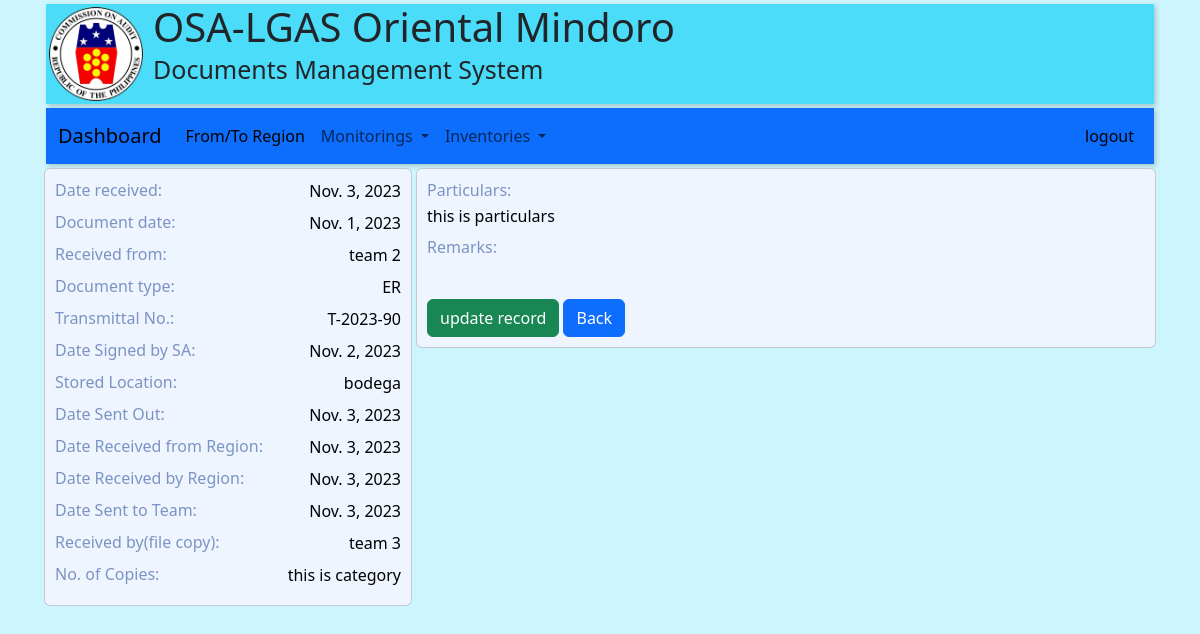
The page /toDetails/1 (signed in) on the database its author committed.
### main/models.py (models this page shows, shortened)
class ToRegion(models.Model):
    created_at = models.DateTimeField(auto_now_add=True)
    date_received = models.DateField(blank=True, null=True)
    received_from =  models.CharField(max_length=50, blank=True, null=True)
    document_type =  models.CharField(max_length=100, blank=True, null=True)
    document_date = models.DateField(blank=True, null=True)
    particulars =  models.TextField(blank=True, null=True)
    copies =  models.TextField(blank=True, null=True)
    date_signed_sa =  models.DateField(blank=True, null=True)
    transmittal_number =  models.CharField(max_length=50, blank=True, null=True)
    date_sent_out =  models.DateField(blank=True, null=True)
    date_received_from_region =  models.DateField(blank=True, null=True)
    date_received_by_region =  models.DateField(blank=True, null=True)
    location_stored =  models.TextField(blank=True, null=True)
    date_sent_to_teams = models.DateField(blank=True, null=True)
    received_by_team = models.CharField(max_length=50, blank=True, null=True)
    remarks = models.TextField(blank=True, null=True)

### main/views.py (the view)
# urls.py: path('toDetails/<int:pk>', views.toDetails, name='toDetails'),
def toDetails(request, pk):
    if request.user.is_authenticated:
        toDetails = get_object_or_404(ToRegion, pk=pk)
        context = {'toDetails': toDetails}
        return render(request,'toDetails.html', context)

### main/templates/toDetails.html (shortened to what this page needs)
{% extends "base.html" %}
{%block content%}
{% if user.is_authenticated %}
<div class="row gx-1" style=" margin: 0px 0px 0px 0px;">
    <div class="col-md-4">
        <div class="card text-black" style="background-color: #EEF5FF; padding: 10px;" id="leftBarMajor">
            <div class="row">
                <div class="col-md-12">
                    <div class="d-flex flex-column">
                        <div class="d-flex justify-content-between mb-1">
                            <h6 class="card-subtitle mb-1 text-muted" style="color: #7C93C3 !important; margin: 2px 0px 0px 0px;">Date received:</h6>
                            <p class="card-text mb-1" style=" margin: 0px 0px 0px 0px;">{{toDetails.date_received}}</p>
                        </div>
                        <div class="d-flex justify-content-between mb-1">
                            <h6 class="card-subtitle mb-1 text-muted" style=" color: #7C93C3 !important; margin: 2px 0px 0px 0px;">Document date:</h6>
                            <p class="card-text mb-1" style=" margin: 0px;">{{toDetails.document_date}}</p>
                        </div>
                        <div class="d-flex justify-content-between mb-1">
                            <h6 class="card-subtitle mb-1 text-muted" style=" color: #7C93C3 !important; margin: 2px 0px 0px 0px;">Received from:</h6>
                            <p class="card-text mb-1" style=" margin: 0px;">{{toDetails.received_from}}</p>
                        </div>
                        <div class="d-flex justify-content-between mb-1">
                            <h6 class="card-subtitle mb-1 text-muted" style=" color: #7C93C3 !important; margin: 2px 0px 0px 0px;">Document type:</h6>
                            <p class="card-text mb-1" style=" margin: 0px;">{{toDetails.document_type}}</p>
                        </div>
                        <div class="d-flex justify-content-between mb-1">
                            <h6 class="card-subtitle mb-1 text-muted" style=" color: #7C93C3 !important; margin: 2px 0px 0px 0px;">Transmittal No.:</h6>
                            <p class="card-text mb-1" style=" margin: 0px;">{{toDetails.transmittal_number}}</p>
                        </div>
                        <div class="d-flex justify-content-between mb-1">
                            <h6 class="card-subtitle mb-1 text-muted" style=" color: #7C93C3 !important; margin: 2px 0px 0px 0px;">Date Signed by SA:</h6>
                            <p class="card-text mb-1" style=" margin: 0px;">{{toDetails.date_signed_sa}}</p>
                        </div>
                        <div class="d-flex justify-content-between mb-1">
                            <h6 class="card-subtitle mb-1 text-muted" style=" color: #7C93C3 !important; margin: 2px 0px 0px 0px;">Stored Location:</h6>
                            <p class="card-text mb-1" style=" margin: 0px;">{{toDetails.location_stored}}</p>
                        </div>
                        <div class="d-flex justify-content-between mb-1">
                            <h6 class="card-subtitle mb-1 text-muted" style=" color: #7C93C3 !important; margin: 2px 0px 0px 0px;">Date Sent Out:</h6>
                            <p class="card-text mb-1" style=" margin: 0px;">{{toDetails.date_sent_out}}</p>
                        </div>
                        <div class="d-flex justify-content-between mb-1">
                            <h6 class="card-subtitle mb-1 text-muted" style=" color: #7C93C3 !important; margin: 2px 0px 0px 0px;">Date Received from Region:</h6>
                            <p class="card-text mb-1" style=" margin: 0px;">{{toDetails.date_received_from_region}}</p>
                        </div>
                        <div class="d-flex justify-content-between mb-1">
                            <h6 class="card-subtitle mb-1 text-muted" style=" color: #7C93C3 !important; margin: 2px 0px 0px 0px;">Date Received by Region:</h6>
                            <p class="card-text mb-1" style=" margin: 0px;">{{toDetails.date_received_by_region}}</p>
                        </div>
                        <div class="d-flex justify-content-between mb-1">
                            <h6 class="card-subtitle mb-1 text-muted" style=" color: #7C93C3 !important; margin: 2px 0px 0px 0px;">Date Sent to Team:</h6>
                            <p class="card-text mb-1" style=" margin: 0px;">{{toDetails.date_sent_to_teams}}</p>
                        </div>
                        <div class="d-flex justify-content-between mb-1">
                            <h6 class="card-subtitle mb-1 text-muted" style=" color: #7C93C3 !important; margin: 2px 0px 0px 0px;">Received by(file copy):</h6>
                            <p class="card-text mb-1" style=" margin: 0px;">{{toDetails.received_by_team}}</p>
                        </div>
                        <div class="d-flex justify-content-between mb-1">
                            <h6 class="card-subtitle mb-1 text-muted" style="color: #7C93C3 !important; margin: 2px 0px 0px 0px;">No. of Copies:</h6>
                            <p class="card-text mb-1" style=" margin: 0px 0px 0px 0px;">{{toDetails.copies}} </p>
                        </div>
                    </div>
                </div>
            </div>
        </div>
    </div>
    <div class="col-md-8">
        <div class="card text-black" style="background-color: #EEF5FF; padding: 10px;" id="leftBarMajor">
            <div class="row">
                <div class="col-md-12">
                    <div class="d-flex flex-column">
                        <h6 class="card-subtitle mb-1 text-muted" style="color: #7C93C3 !important; margin: 2px 0px 0px 0px;">Particulars:</h6>
                        <div class="d-flex justify-content-start mb-1">
                            <p class="card-text mb-1" style=" margin: 0px 0px 0px 0px;">{{toDetails.particulars}}</p>
                        </div>
                    </div>
                    <div class="d-flex flex-column">
                        <h6 class="card-subtitle mb-1 text-muted" style="color: #7C93C3 !important; margin: 2px 0px 0px 0px;">Remarks:</h6>
                        <div class="d-flex justify-content-start mb-1">
                        </div>
                    </div>
                </div>
                <div class="col-12" style="margin: 30px 0px 0px 0px;">
                    <a class="btn btn-success" id="updateToRegion" name="updateToRegion" href="{% url 'updateTo' toDetails.id %}" >update record</a>
                    <a class="btn btn-primary" href="{% url 'inout' %}">Back</a>
                    </div>
            </div>
        </div>
    </div>
</div>
{% endif %}
{% endblock %}

### static/css/myStyle.css (style rules this page uses)
.custom-bg { background-color: #CDF5FD; }

### rows shown on the page
ToRegion: date_received "Nov. 3, 2023", document_date "Nov. 1, 2023", received_from "team 2", document_type "ER", transmittal_number "T-2023-90", date_signed_sa "Nov. 2, 2023", location_stored "bodega", date_sent_out "Nov. 3, 2023", date_received_from_region "Nov. 3, 2023", date_received_by_region "Nov. 3, 2023", date_sent_to_teams "Nov. 3, 2023", received_by_team "team 3", copies "this is category", particulars "this is particulars"
